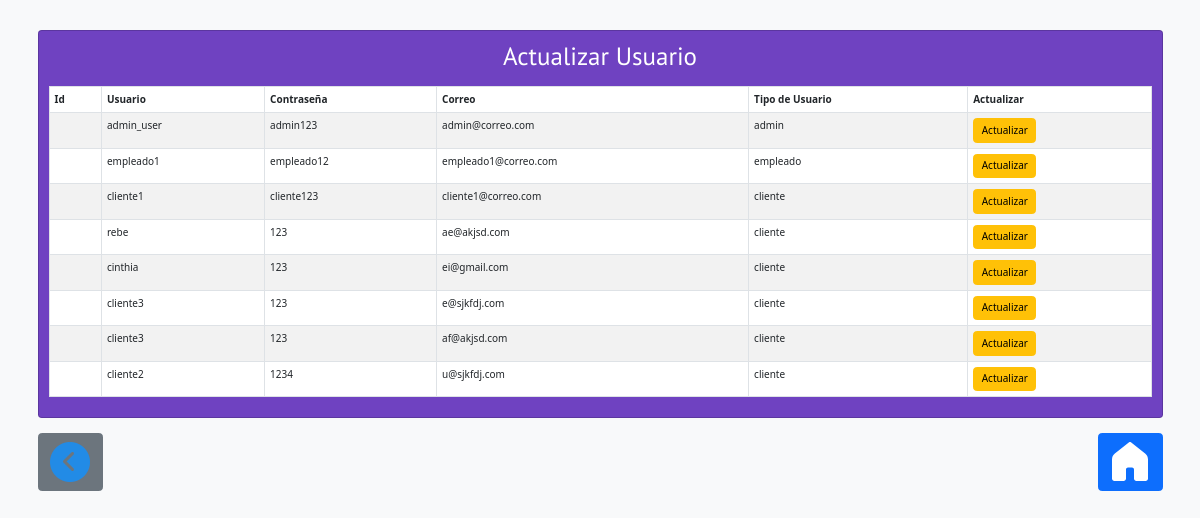
Page /actusuario.php on the committed database.
### tables this page shows
CREATE TABLE `usuarios` (
  `id_usuarios` int(11) NOT NULL,
  `usuario` varchar(15) NOT NULL,
  `contrasena` varchar(10) NOT NULL,
  `correo` varchar(111) NOT NULL,
  `tipo_usuario` enum('empleado','cliente','admin') NOT NULL
);

### actusuario.php (the view, shortened to what this page needs)
<?php include './Static/connect/bd.php'; ?>
<!DOCTYPE html>
<html lang="en">
<head>
    <link rel="stylesheet" href="./Static/css/Style.css">
    <link href="https://cdn.jsdelivr.net/npm/bootstrap@5.3.0-alpha1/dist/css/bootstrap.min.css" rel="stylesheet">
</head>
<body class="bg-light">
<div class="container py-5">
    <div class="card bg-purple text-white">
        <div class="card-body">
            <h1 class="text-center mb-4">Actualizar Usuario</h1>
            <table class="table table-bordered table-striped table-hover text-white">
                <thead>
                    <tr class="bg-dark">
                        <th>Id</th>
                        <th>Usuario</th>
                        <th>Contraseña</th>
                        <th>Correo</th>
                        <th>Tipo de Usuario</th>
                        <th>Actualizar</th>
                    </tr>
                </thead>
                <tbody>
                    <?php
                        $sql = "SELECT * FROM usuarios";
                        $exec = mysqli_query($conn, $sql);
                        while($rows = mysqli_fetch_array($exec)){
                    ?>
                    <tr>
                        <td> <?php echo $rows['id']; ?> </td>
                        <td> <?php echo $rows['usuario']; ?> </td>
                        <td> <?php echo $rows['contrasena']; ?> </td>
                        <td> <?php echo $rows['correo']; ?> </td>
                        <td> <?php echo $rows['tipo_usuario']; ?> </td>
                        <td><a href="actualizarusuario.php?id=<?php echo $rows['id']?>" class="btn btn-warning">Actualizar</a></td>
                    </tr>
                    <?php } ?>
                </tbody>
            </table>
        </div>
    </div>
    <div class="d-flex justify-content-between mt-4">
        <a href="admin.php" class="btn btn-secondary">
            <img src="./Static/img/back.png" alt="Volver">
        </a>
        <a href="./index.php" class="btn btn-primary">
        </a>
    </div>
</div>
</body>
</html>

### Static/css/Style.css (style rules this page uses)
:root { --fuenteHeading:'PT Sans','sans-serif'; --fuenteparrafos:'Open Sans','sans-serif'; --primario: #03492d; --gris: #e1e1e1; --blanco: #ffffff; --negro: #000000; }
html { box-sizing: border-box; font-size: 62.5%; }
*,*::before, *::after { box-sizing: inherit; }
body { font-family: var(--fuenteHeading); font-size: 1.6rem; line-height: 2; background-color: #b446c8; }
a { text-decoration: none; }
h1,h2,h3,h4 { font-family: var(--fuenteHeading); line-height: 1.2; }
h1 { font-size: 4.8rem; }
img { max-width: 100%; }

### actusuario.php (style rules this page uses)
.bg-purple { background-color: #6f42c1; }
.text-white { color: white; }

### rows in the picture
usuarios: usuario "admin_user", contrasena "admin123", correo "admin@correo.com", tipo_usuario "admin"
usuarios: usuario "empleado1", contrasena "empleado12", correo "empleado1@correo.com", tipo_usuario "empleado"
usuarios: usuario "cliente1", contrasena "cliente123", correo "cliente1@correo.com", tipo_usuario "cliente"
usuarios: usuario "rebe", contrasena "123", correo "ae@akjsd.com", tipo_usuario "cliente"
usuarios: usuario "cinthia", contrasena "123", correo "ei@gmail.com", tipo_usuario "cliente"
usuarios: usuario "cliente3", contrasena "123", correo "e@sjkfdj.com", tipo_usuario "cliente"
usuarios: usuario "cliente3", contrasena "123", correo "af@akjsd.com", tipo_usuario "cliente"
usuarios: usuario "cliente2", contrasena "1234", correo "u@sjkfdj.com", tipo_usuario "cliente"
